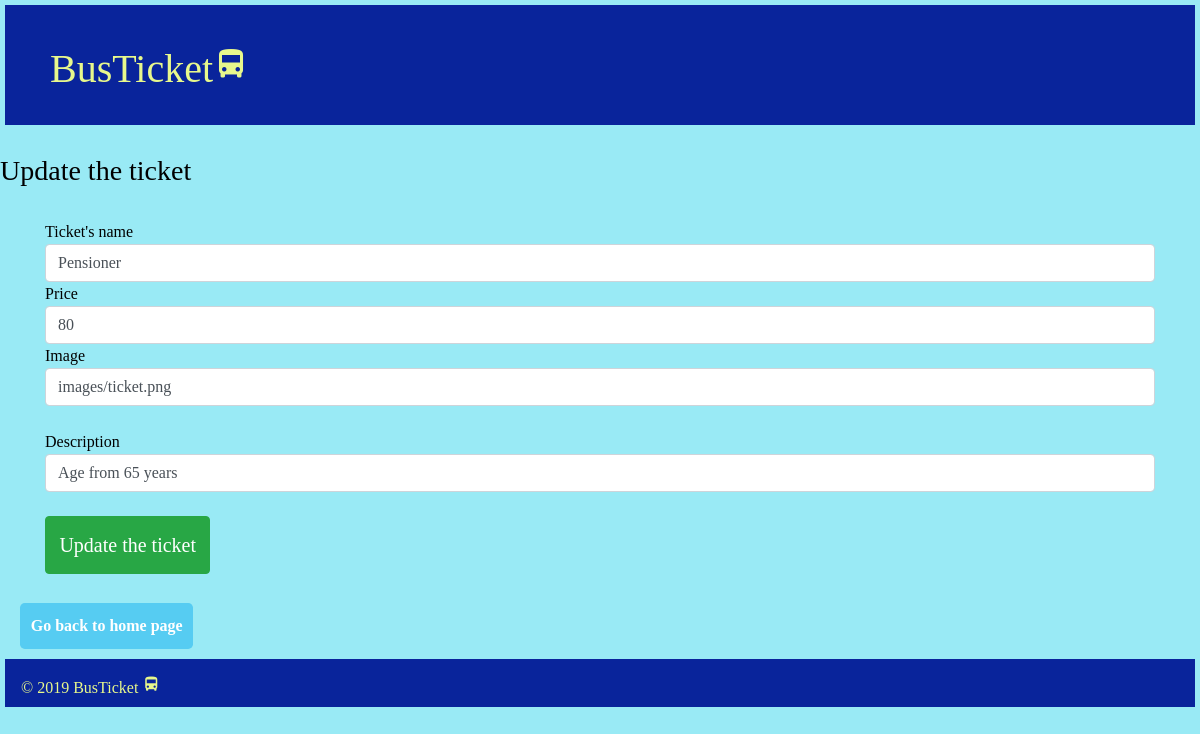
/update_ticket.php?id=4, run on the app's committed database.
### tables this page shows
CREATE TABLE `tickets` (
  `id` int(11) NOT NULL,
  `name_ticket` varchar(45) NOT NULL,
  `price` double NOT NULL,
  `image` varchar(250) DEFAULT NULL,
  `description` varchar(250) DEFAULT NULL
);

### public/lib/config.php (called while the page is built)
<?php
class Db {
    private $host = 'localhost';
    private $db   = 'Tickets';
    private $user = 'root';
    private $pass = '';
    private $charset = 'utf8mb4';
    protected $conn;
    public function __construct() {
        try {
            $dsn = "mysql:host=".$this->host.";dbname=".$this->db.";charset=".$this->charset;
            $this->conn = new PDO($dsn, $this->user, $this->pass);
        } catch (\PDOException $e) {
            throw new \PDOException($e->getMessage(), (int)$e->getCode());
        }
    }
    public function connect(){
        return $this->conn;
    }
}

### public/lib/ticket_class.php (called while the page is built, shortened)
<?php
class Ticket
{
    private $db;
    public function __construct()
    {
        $this->db = new Db();
        $this->db = $this->db->connect();
    }
    public function selectTicket($id)
    {
        $stmt = $this->db->prepare('SELECT * FROM tickets WHERE id = :id');
        $stmt->bindValue(':id', $id, PDO::PARAM_INT);
        $stmt->execute();
        $result = $stmt->fetch(PDO::FETCH_ASSOC);
        return $result;
    }
}
?>

### public/lib/common.php (called while the page is built)
<?php
function escape($html) {
  return htmlspecialchars($html, ENT_QUOTES | ENT_SUBSTITUTE, "UTF-8");
}

### public/update_ticket.php (the view, shortened to what this page needs)
<?php
require_once('lib/ticket_class.php');
require_once('lib/config.php');
require_once('lib/common.php');
if (isset($_GET['id']))
{
  $id = $_GET['id'];
  $ticket = new Ticket();
  $result = $ticket->selectTicket($id);
}
?>
<?php include "templates/header.php"; ?>
<h3>Update the ticket</h3><br>
<div class="container">
    <form action='' method="post">
        <lable for="name_ticket">Ticket's name</lable>
        <input type="text" class="form-control" name="name_ticket" value="<?php echo escape($result['name_ticket']); ?>" required>
        <lable for="price">Price</lable>
        <input type="number" class="form-control" name="price" value="<?php echo escape($result['price']); ?>" required>
        <lable for="image">Image</lable>
        <input type="text" class="form-control" name="image" value="<?php echo escape($result['image']); ?>" required><br>
        <lable for="image">Description</lable>
        <input type="text" class="form-control" name="description" value="<?php echo escape($result['description']); ?>"><br>
        <button type="submit" class="btn btn-success" name="update" onclick="return confirmIt()"> Update the ticket</button>
    </form><br>
</div>
<a href="index.php" class="btn btn-primary" role="button">Go back to home page</a><br>
<?php include "templates/footer.php"; ?>

### public/css/style.css (style rules this page uses)
body { background: rgb(153, 234, 245); padding: 0 10px; }
.container { min-height: 300px; background: rgb(153, 234, 245); }
.btn-success { font-size: 1.25em; }
a { margin: 5px; }
* { box-sizing: border-box; font-family: Raleway; color: black; }
html, body { margin: 0; padding: 0; min-height: 100%; }
.btn { text-align: center; vertical-align: middle; padding: .67em .67em; cursor: pointer; }
.btn-primary { color: white; background-color: #56CCF2; border: none; border-radius: .3em; font-weight: bold; margin-left: 20px; }

### data on the page
tickets: name_ticket "Pensioner", price "80", image "images/ticket.png", description "Age from 65 years"
